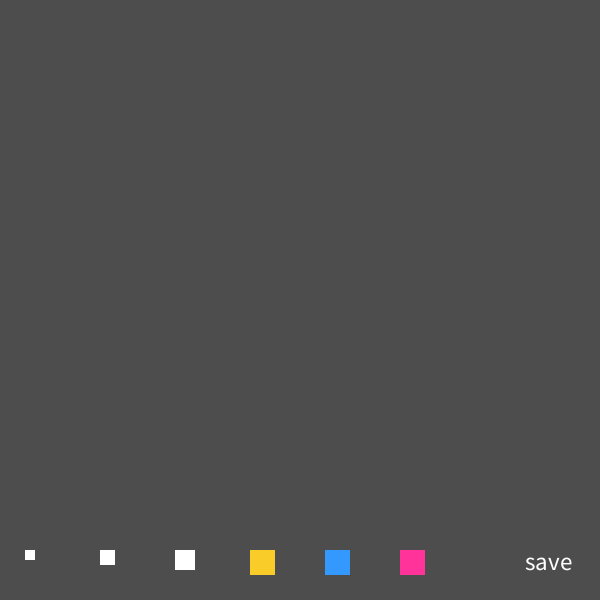
Frame 1 (no input)
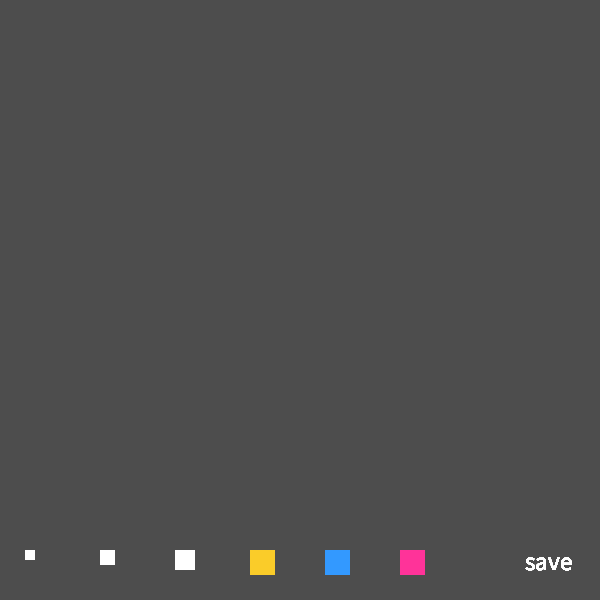
Frame 60 (the mouse pressed at the canvas centre just before this capture)
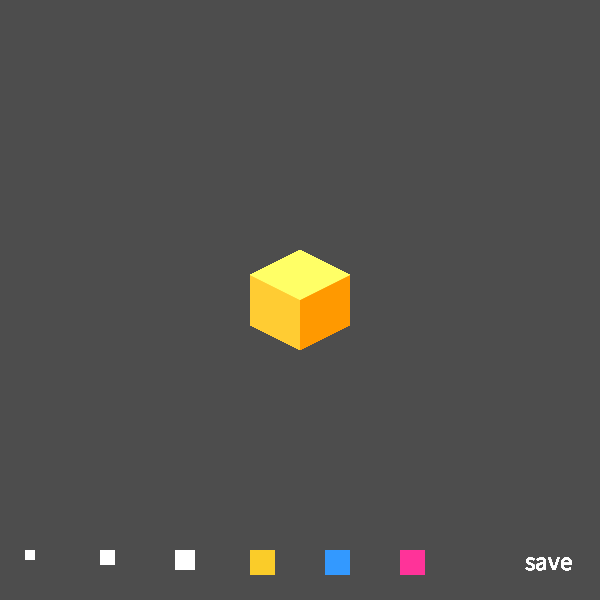
Frame 120 (the mouse held since frame 60 and released just before this capture)

The Processing sketch that drew these frames (run headless with seeded random() and noise(); from frame 60 on, the mouse is pressed at the canvas centre):

// Processing sketch: midterm_project
// ── midterm_project.pde
/*
midterm_project
Kathy Ching 
Description: Drawing program fun fun. Basically you can draw cubes in different colors. Kinda still trying to learn what classes are and how to implement them outside of 
of particle systems. 
*/
int cubeSize = 1;
int cubeColor = 1;
int colorLeft = color (255, 204, 51);
int colorRight = color (255, 153, 0);
int colorTop = color (255, 255, 102);
int colorBar = color (77, 77, 77);
int colorWhite = color (255, 255, 255);
int colorOrange = color (250, 204, 41);
int colorBlue = color (51, 153, 255);
int colorRed = color (255,51,153);
int colorNone = color (255,255,255,0);
int left1 = -width/24;
int right1 = width/12;
int left2 = -width/24;
int right2 = width/12;
void setup(){
    size(600,600);
    background(77,77,77);
    noStroke();
    frameRate(30);
    color(RGB);
}
void draw(){
    if (mousePressed == true){
        //create cube object when you click
        Cube thing = new Cube(left1, left2, right1, right2, colorRight, colorLeft, colorTop);
        //draw the cube that you created
        thing.display();
    //renders the size of the cubes as the smallest size 
     if (cubeSize == 1){
            left1 = -width/24;
            left2 = -width/12;
            right1 = width/24;
            right2 = width/12;
        } //cubeSize = 1 
   // Renders the size of the cubes as the medium size 
        if (cubeSize == 2){
            left1 = -50;
            left2 = -100;
            right1 = 50;
            right2 = 100;
        } //cubeSize = 2
     
    //renders the size of the cubes as the largest size 
     if (cubeSize == 3){
        left1 = -75;
        left2 = -150;
        right1 = 75;
        right2 = 150;
     } //cubeSize = 3 
     
    // if the yellow cube is clicked, then it will render in any size 
     if(cubeColor == 1){
        colorLeft = color(255, 204, 51);
        colorRight = color(255, 153, 0);
        colorTop = color(255, 255, 102);
     } 
    // if the cyan cube is clicked, then it will render in any size 
     if(cubeColor == 2){
        colorLeft = color(51, 255, 255);
        colorRight = color(51, 51, 204);
        colorTop = color(153, 255, 255);
     }
    // if the magenta cube is clicked, then it will render in any size 
     if(cubeColor == 3){
        colorLeft = color(255, 51, 153);
        colorRight = color(255, 0, 0);
        colorTop = color(255, 153, 255);
     } 
     
 }
   if (mouseY>525){ //button bar
    colorLeft = colorNone;
    colorRight = colorNone;
    colorTop = colorNone; 
    // if user clicks on this position of the screen, it will render magenta cubes 
    if (mouseX<450 && mouseX>375 && mousePressed == true){ 
        cubeColor=3;
    }
    // if the user clicks on this position on the screen, it will blue cubes 
    if (mouseX<375 && mouseX>300 && mousePressed == true){ //cyan cubes 
        cubeColor=2;
    }
    // if the user clicks on this position on the screen, it will render the yellow cubes   
     if(mouseX<300 && mouseX>225 && mousePressed == true){ //yellow cubes 
        cubeColor=1;
     }
     // if the user clicks on this position, it will generate any colored cubes to be the largest size  
     if (mouseX<225 && mouseX>150 && mousePressed == true){
        cubeSize=3;
     }
    // if the user clicks on this position, it will generate any colored cubes to be medium size
    if (mouseX<150 && mouseX>75 && mousePressed == true){//medium
        cubeSize=2;
    }
   // if the user clicks on this postion, it will generate any colored cubes to be the smallest size 
     if(mouseX<75 && mouseX>0 && mousePressed == true){//small
        cubeSize=1;
     }
    }//button bar
  // These are all the buttons along the buttm of the screen  
  fill(colorWhite); // small
  rect(25, 550, 10, 10); //small
  fill(colorWhite);// medium
  rect(100, 550, 15, 15);// medium
  
  fill(colorWhite); // large
  rect(175, 550, 20, 20);//large
  
  fill(colorOrange); // orange
  rect(250, 550, 25, 25); //orange
  
  fill(colorBlue);// blue
  rect(325, 550, 25, 25);// blue
  
  fill(colorRed); // red
  rect(400, 550, 25, 25);//red
  
  textSize(25); //save
  fill(colorWhite);
  text("save", 525, 570); 
} //draw

// ── Cube.pde
//each button has it's own size and color 

//each button has it's own size and color 
class Cube{
  //fields 
  // int buttonColor = color (255, 255, 255); //default color for every button is white
  int cubeSize = 1; //default size for every button is one 
  int colorLeft = color (255, 204, 51);
  int colorRight = color (255, 153, 0);
  int colorTop = color (255, 255, 102);
  int left1 = -width/24;
  int right1 = width/12;
  int left2 = -width/24;
  int right2 = width/12;
  
  //constructors 
  
  //blank constructor
  public Cube(){
  }
  
  //constructor where you pass in all the cube attributes
  public Cube(int left1, int left2, int right1,int right2, int colorRight, int colorLeft, int colorTop){
    this.colorLeft = colorLeft;
    this.colorRight = colorRight;
    this.colorTop = colorTop;
    this.left1 = left1;
    this.left2 = left2;
    this.right1 = right1;
    this.right2 = right2;
  }
  //methods
  //draws the cubes
  public void display(){
    fill(colorLeft); 
    quad(mouseX,mouseY+right2, mouseX+left2,mouseY+right1, mouseX+left2,mouseY+left1, mouseX,mouseY); 
    fill(colorRight);
    quad(mouseX+right2,mouseY+right1, mouseX,mouseY+right2, mouseX,mouseY, mouseX+right2,mouseY+left1); 
    fill(colorTop);
    quad(mouseX,mouseY, mouseX+left2,mouseY+left1, mouseX, mouseY+left2, mouseX+right2,mouseY+left1); 
  }
 }
